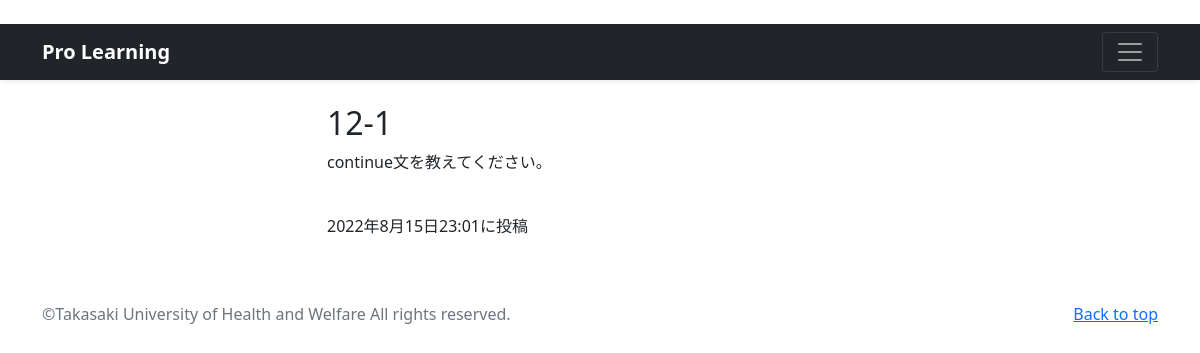
Page /photo-detail/10 (signed in) on the committed database.
### photo/models.py (models this page shows, shortened)
class PhotoPost(models.Model):
    user = models.ForeignKey(
        CustomUser,
        verbose_name='ユーザー',
        on_delete=models.CASCADE
        )
    category = models.ForeignKey(
        Category,
        verbose_name='カテゴリ',
        on_delete=models.PROTECT
        )
    title = models.CharField(
        verbose_name='タイトル', # フィールドのタイトル
        max_length=200        # 最大文字数は200
        )
    comment = models.TextField(
        verbose_name='コメント',  # フィールドのタイトル
        )
    image1 = models.ImageField(
        verbose_name='イメージ1',# フィールドのタイトル
        upload_to = 'photos'   # MEDIA_ROOT以下のphotosにファイルを保存
        )
    image2 = models.ImageField(
        verbose_name='イメージ2',# フィールドのタイトル
        upload_to = 'photos',  # MEDIA_ROOT以下のphotosにファイルを保存
        blank=True,            # フィールド値の設定は必須でない
        null=True              # データベースにnullが保存されることを許容
        )
    posted_at = models.DateTimeField(
        verbose_name='投稿日時', # フィールドのタイトル
        auto_now_add=True       # 日時を自動追加
        )

### photo/views.py (the view)
class DetailView(DetailView):
    template_name ='detail.html'
    model = PhotoPost

### photo/templates/detail.html (shortened to what this page needs)
{% extends 'base.html' %}
      {% block contents %}
      <br>
      <div class="container">
        <div class="row">
          <div class="col offset-3">
            <h2>{{object.title}}</h2>
            <p>{{object.comment}}</p>
            <br>
            <p>{{object.posted_at}}に投稿</p>
      {% endblock %}

### rows in the picture
PhotoPost: title "12-1", comment "continue文を教えてください。", posted_at "2022年8月15日23:01"
